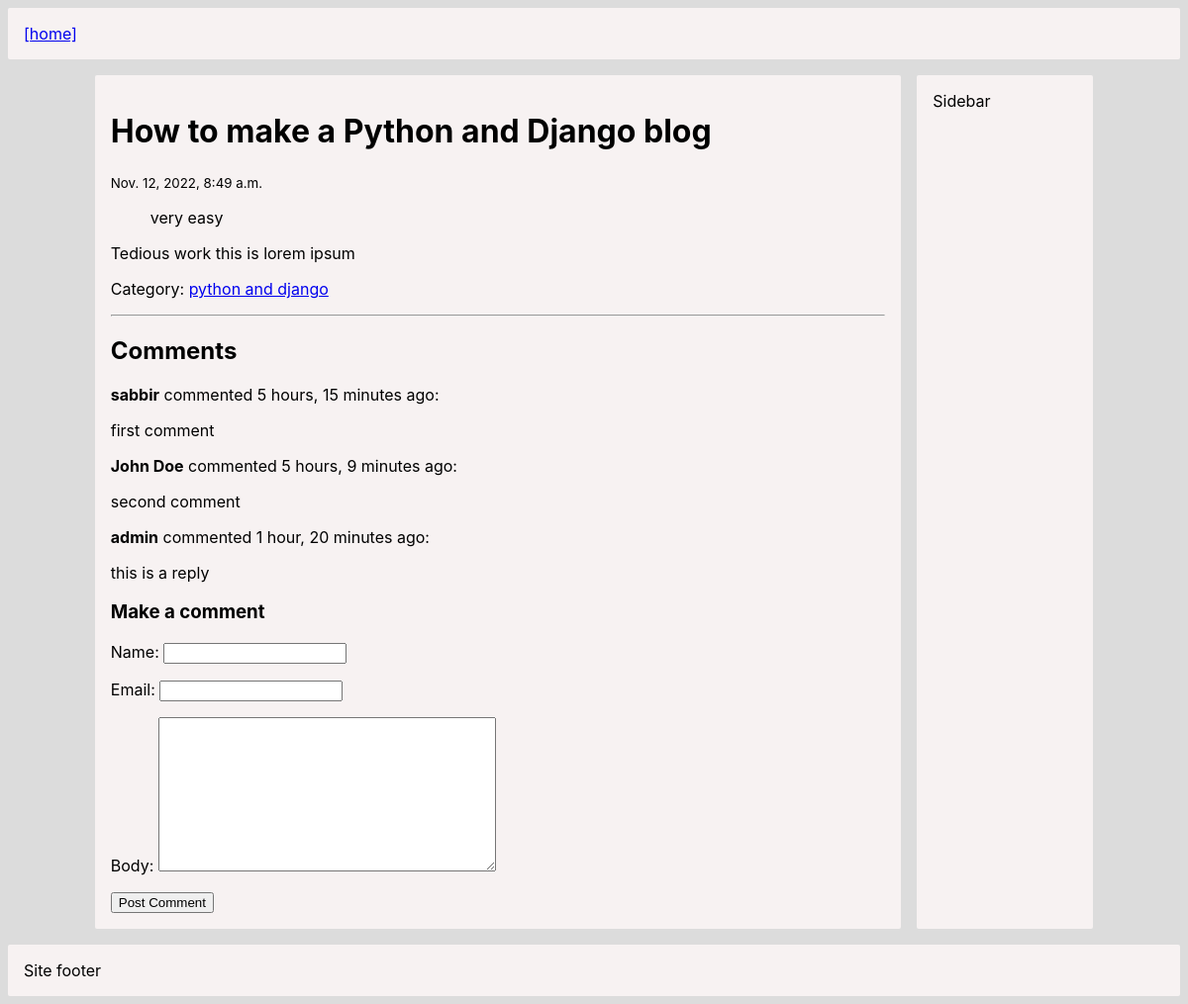
Screenshot of /python-and-django/how-to-make-a-python-and-django-blog/ with the database file from the repository.
### blog/models.py (models this page shows, shortened)
class Post(models.Model):
    ACTIVE = 'active'
    DRAFT = 'draft'
    CHOICES_STATUS = (
        (ACTIVE, 'Active'),
        (DRAFT, 'Draft')
    )
    category = models.ForeignKey(Category, related_name='posts', on_delete=models.CASCADE)
    title =  models.CharField(max_length=255)
    slug = models.SlugField()
    intro = models.TextField()
    body = models.TextField()
    created_at = models.DateTimeField(auto_now_add=True)
    status = models.CharField(max_length=10, choices=CHOICES_STATUS, default=ACTIVE)
    class Meta:
        ordering = ('-created_at',)

class Category(models.Model):
    title =  models.CharField(max_length=255)
    slug = models.SlugField()
    class Meta:
        ordering = ('title',)
        verbose_name_plural = 'Categories'
    def __str__(self):
        return self.title

class Comment(models.Model):
    post = models.ForeignKey(Post, related_name='comments', on_delete=models.CASCADE)
    name = models.CharField(max_length=255)
    email = models.EmailField()
    body = models.TextField()
    created_at = models.DateTimeField(auto_now_add=True)

### blog/views.py (the view)
# urls.py: path('<slug:category_slug>/<slug:slug>/', views.detail, name='post_detail'),
def detail(request,category_slug, slug):
    post = get_object_or_404(Post, slug=slug)
    comments = Comment.objects.all()
    if request.method == 'POST':
        form = CommentForm(request.POST)
        if form.is_valid():
            comment = form.save(commit=False)
            comment.post = post
            comment.save()
            return redirect('post_detail', slug=slug)
    else:
        form = CommentForm()
    return render(request, 'blog/detail.html', {
        'post': post,
        'form': form,
        'comments': comments
    })

### blog/forms.py
class CommentForm(forms.ModelForm):
    class Meta:
        model = Comment
        fields = ('name', 'email', 'body')

### blog/templates/blog/detail.html (shortened to what this page needs)
{% extends 'core/base.html' %}
{% block content %}
    <h1>{{ post.title }}</h1>
    <small>{{ post.created_at }}</small>
    <blockquote>{{ post.intro }}</blockquote>
    <p>{{ post.body }}</p>
    <p>Category: <a href="{% url 'category_detail' post.category.slug %}">{{ post.category }}</a></p>
    <hr />
    <h2>Comments</h2>
    {% for comment in comments %}
        <p><strong>{{ comment.name }}</strong> commented {{ comment.created_at|timesince}} ago:</p>
        <p>{{ comment.body }}</p>
    {% endfor %}
    <h3>Make a comment</h3>
    <form method="post">
        {{ form.as_p }}
        <button>Post Comment</button>
    </form>
{% endblock %}

### core/templates/core/base.html (shortened to what this page needs)
<!DOCTYPE html>
<html lang="en">
  <head>
  </head>
  <body>
    <header>
      <a href="{% url 'frontpage' %}">[home]</a>
    </header>
    <main>{% block content %} {% endblock %}</main>
    <aside>Sidebar</aside>
    <footer>Site footer</footer>
  </body>
</html>

### core/templates/core/base.html (style rules this page uses)
html { font-family: -apple-system, BlinkMacSystemFont, "Segoe UI", "Roboto", "Helvetica Neue", Arial, sans-serif, "Apple Color Emoji", "Segoe UI Emoji", "Segoe UI Symbol"; }
body { background-color: gainsboro; margin: 0; padding: 0; }
header, main, footer, aside { padding: 1rem; margin: 0.5rem; background-color: rgb(247, 242, 242); border-radius: 2px; }
header { grid-area: h; }
main { grid-area: m; min-height: 50vh; }
aside { grid-area: a; }
footer { grid-area: f; }
body { display: grid; grid-template-areas: "h h h h h" ". m m a ." ". m m a ." "f f f f f"; }

### rows the page displays
Post: title "How to make a Python and Django blog", created_at "Nov. 12, 2022, 8:49 a.m.", intro "very easy", body "Tedious work this is lorem ipsum", category "python and django"
Comment: name "sabbir", created_at "5 hours, 15 minutes", body "first comment"
Comment: name "John Doe", created_at "5 hours, 9 minutes", body "second comment"
Comment: name "admin", created_at "1 hour, 20 minutes", body "this is a reply"
